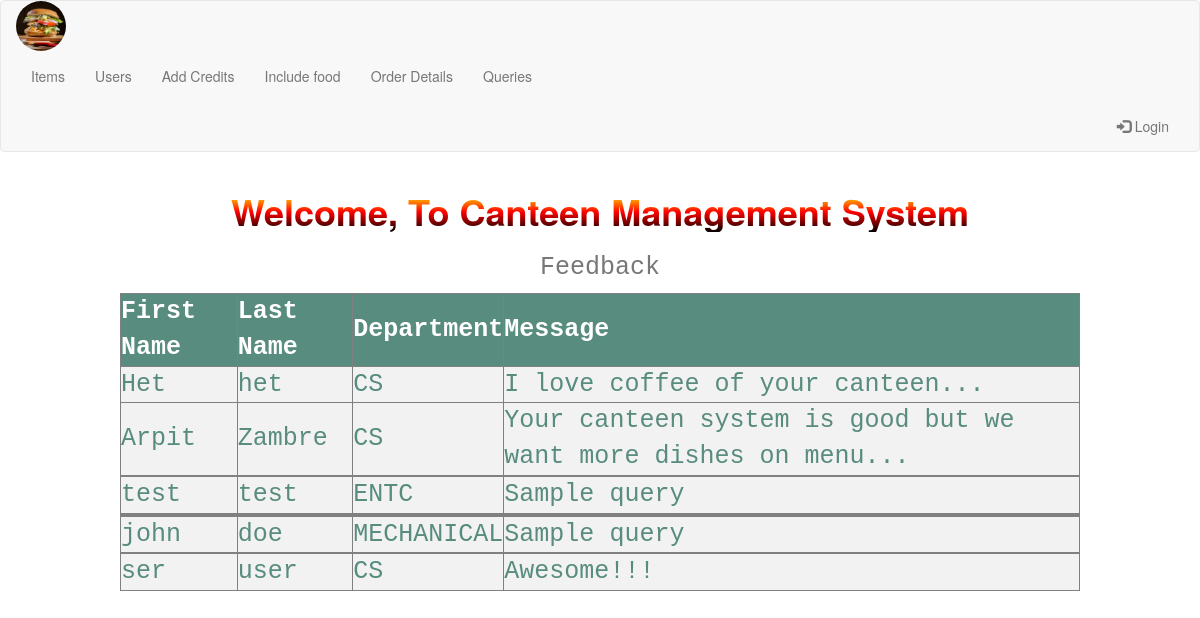
Page /user/query.php on the committed database.
### tables this page shows
CREATE TABLE `queries` (
  `firstName` varchar(100) NOT NULL,
  `lastName` varchar(100) NOT NULL,
  `dept` varchar(100) NOT NULL,
  `message` varchar(300) NOT NULL
);

### user/query.php (the view, shortened to what this page needs)
<?php
include("../signin/navigation3.php");
?>
<!DOCTYPE html>
<html lang="en">
<head>
</head>
<body>
    <div id="div1">
        <table border="1">
           <h1> <caption style="text-align: center;"> Feedback </caption></h1>
            <tr>
                <th>First Name</th>
                <th>Last Name</th>
                <th>Department</th>
                <th>Message</th>
            </tr>
            <?php
            $conn = mysqli_connect("localhost", "phpmyadmin", "admin", "canteen_delivery_system");
            $sql = "SELECT *  FROM queries";
            $result = $conn->query($sql);
            if ($result->num_rows >= 0) {
                while ($row = $result->fetch_assoc()) {
                    echo "<tr><td>" . $row["firstName"] . "</td><td>" . $row["lastName"] . "</td><td>" . $row["dept"] . "</td><td>" . $row["message"] . "</td>";
                }
                echo "</table>";
            } else {
                echo "0 results";
            }
            ?>
    </div>
    <br>
    <br>
</body>
</html>

### signin/navigation3.php (style rules this page uses)
body { background-image:url("https://images.pexels.com/photos/842571/pexels-photo-842571.jpeg?auto=compress&cs=tinysrgb&w=1260&h=750&dpr=1"); background-size: cover; background-repeat: no-repeat; background-position: center; }

### user/query.php (style rules this page uses)
table { display: inline-; border-collapse: collapse; width: 80%; color: #588c7e; font-family: monospace; font-size: 25px; text-align: left; }
th { background-color: #588c7e; color: white; }
tr { background-color: #f2f2f2 }
#div1 { align-items: center; justify-content: center; display: flex; }

### rows in the picture
queries: firstName "Het", lastName "het", dept "CS", message "I love coffee of your canteen..."
queries: firstName "Arpit", lastName "Zambre", dept "CS", message "Your canteen system is good but we want more dishes on menu..."
queries: firstName "test", lastName "test", dept "ENTC", message "Sample query"
queries: firstName "john", lastName "doe", dept "MECHANICAL", message "Sample query"
queries: firstName "ser", lastName "user", dept "CS", message "Awesome!!!"
